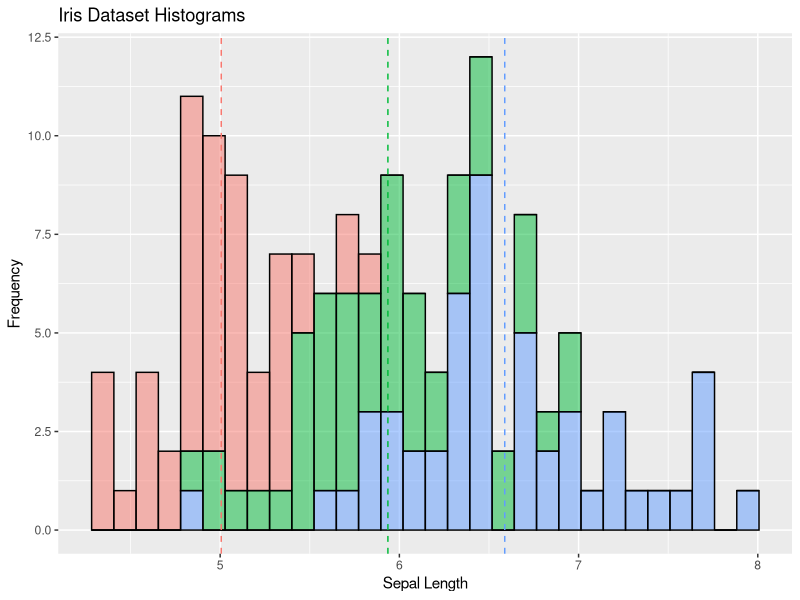
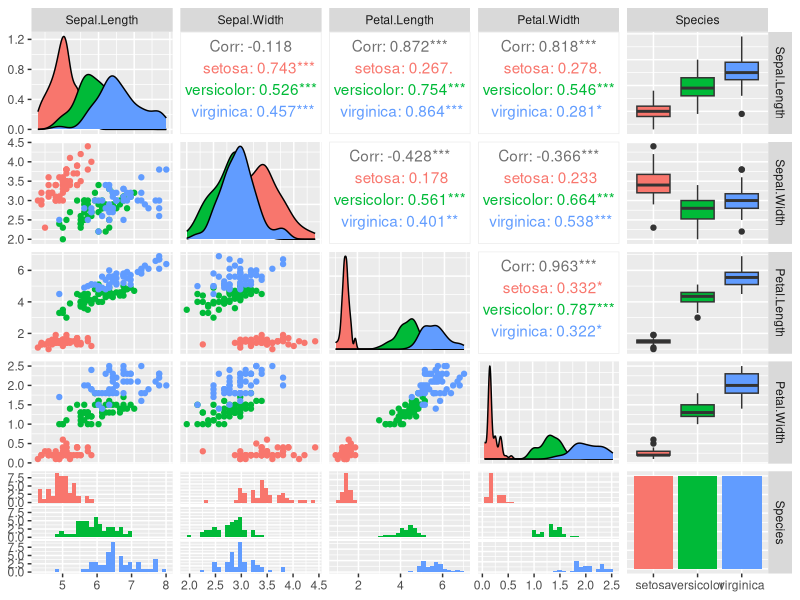
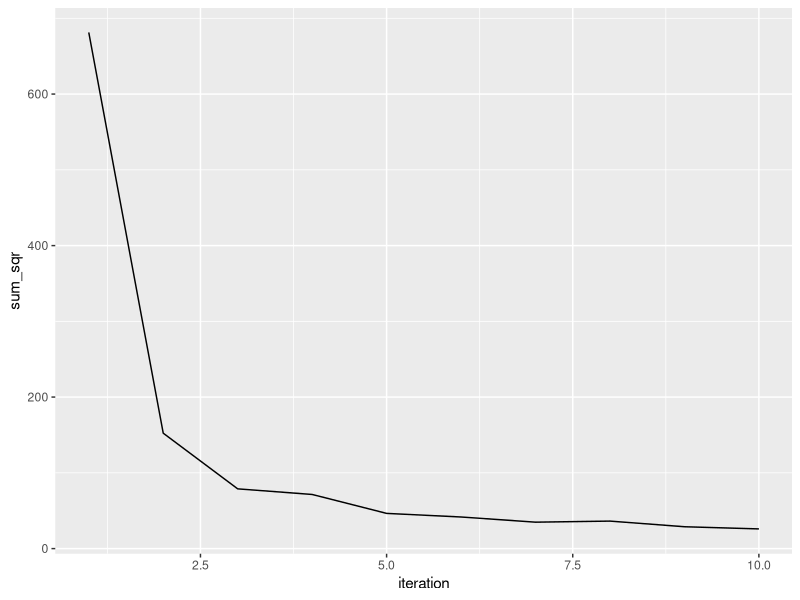
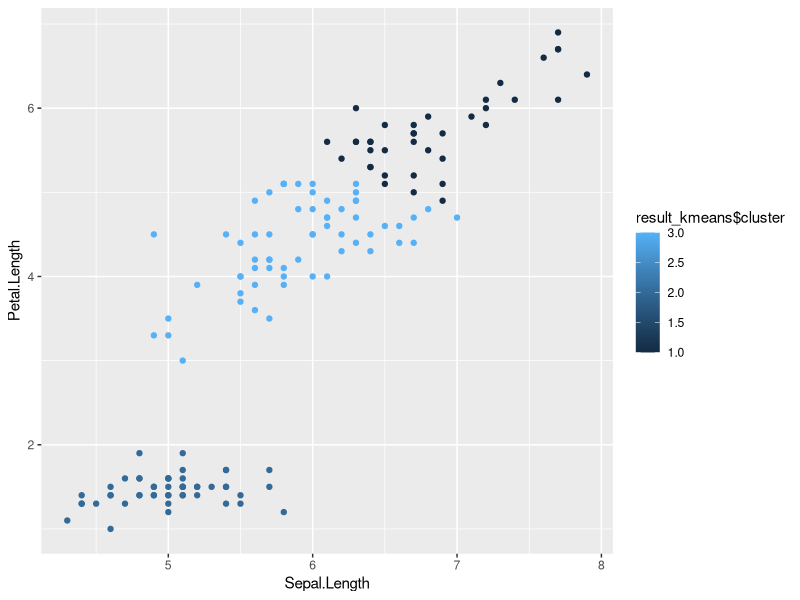
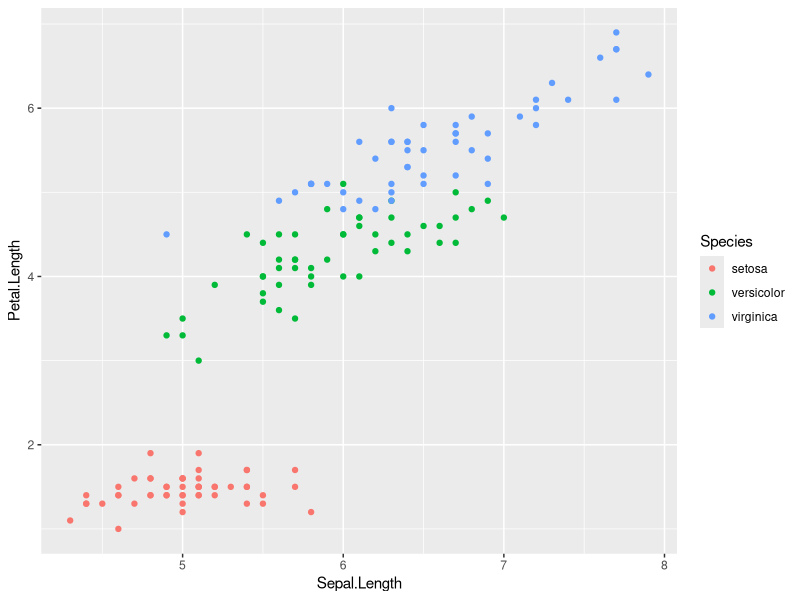

The R script that drew these images, in order:
library(magrittr)
# install.packages("ggplot2")
library(ggplot2)
library(dplyr)

# Zadanie 1.1:
list_1 <- 1:10
print(list_1)

# Zadanie 1.2:
list_1%<>%log2()%>%sin()%>%sum()%>%sqrt()
print(list_1)

# Zadanie 1.3:
data(iris)

# Zadanie 1.4:
print(head(iris))

# Zadanie 1.5:
mean_values_all <- iris %>% aggregate(. ~ Species, ., mean)
print(mean_values_all)

# Zadanie 2.1-2.4:
plot_iris1 <- ggplot(iris, aes(x = Sepal.Length)) + 
  geom_histogram(aes(fill = Species), color = "black", alpha = 0.5) + 
  geom_vline(data = mean_values_all, aes(xintercept = Sepal.Length, color =  Species), linetype = "dashed") +
  xlab("Sepal Length") + 
  ylab("Frequency") +
  ggtitle("Iris Dataset Histograms") +
  theme(legend.position = "none")

ggsave("/root/laboratorium_13/plot_iris1.jpg", plot = plot_iris1)

# Zadanie 2.5:
# install.packages("GGally")
library("GGally")

pairs <- ggpairs(data = iris, aes(color = Species))
# Zadanie 2.6:
ggsave("/root/laboratorium_13/plot_iris_pairs.jpg", plot = pairs)


# Zadanie 3.1 i 3.2:
# install.packages("cluster")
library(cluster)

# Zadanie 3.3:
x_iris <- iris[,1:4]
y_iris <- iris[,5]

sum_sqr <- c()

# Zadanie 3.4 i 3.5:
for (i in 1:10){
    result_kmeans <- kmeans(x_iris, i)
    sum_sqr <- append(sum_sqr, result_kmeans$tot.withinss)
}

# Zadanie 3.6:
plot_cluster_1 <- ggplot(data.frame(iteration = 1:length(sum_sqr), value = sum_sqr), aes(x = iteration, y = sum_sqr)) +
                    geom_line()

ggsave("/root/laboratorium_13/plot_cluster_1.jpg", plot = plot_cluster_1)

# Zadanie 3.7:
result_kmeans <- kmeans(x_iris, 3)
plot_cluster_1 <- ggplot(iris, aes(x=Sepal.Length, y=Petal.Length, color=result_kmeans$cluster)) +
                    geom_point()
ggsave("/root/laboratorium_13/plot_cluster_2.jpg", plot = plot_cluster_1)

# Zadanie 3.8:
plot_cluster_1 <- ggplot(iris, aes(x=Sepal.Length, y=Petal.Length, color=Species)) +
                    geom_point()

ggsave("/root/laboratorium_13/plot_cluster_3.jpg", plot = plot_cluster_1)
